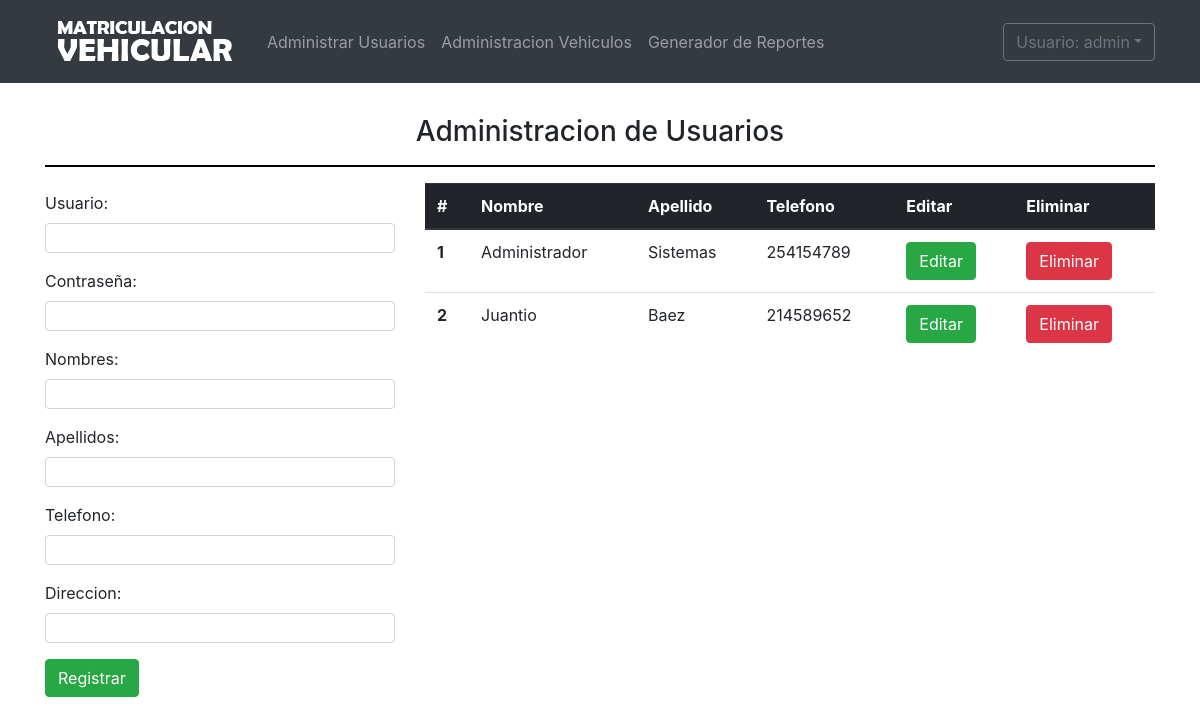
/Sistema/vistas/Usuarios.php (signed in), run on the app's committed database.
### tables this page shows
CREATE TABLE `usuarios` (
  `id_usuario` int(11) NOT NULL AUTO_INCREMENT,
  `user` varchar(100) NOT NULL,
  `pass` varchar(100) NOT NULL,
  `nombres` varchar(100) NOT NULL,
  `apellidos` varchar(100) NOT NULL,
  `telefono` int(11) NOT NULL,
  `direccion` varchar(100) NOT NULL,
  PRIMARY KEY (`id_usuario`)
);

### Sistema/vistas/Usuarios.php (the view, shortened to what this page needs)
<?php
  require_once 'nav-bar.php';
  require_once '../clases/conexion.php';
  if(isset($_SESSION['user']))
  {
?>
<!DOCTYPE html>
<html lang="es" dir="ltr">
  <head>
  </head>
  <body>
    <div class="container cont-main">
      <div class="cont-t">
        <h3>Administracion de Usuarios</h3>
        <hr>
      </div>
      <div class="row">
        <div class="col-md-4">
          <form action="" method="POST">
            <div class="form-group">
              <label for="email">Usuario:</label>
              <input type="text" name="user" class="form-control" id="email">
            </div>
            <div class="form-group">
              <label for="pwd">Contraseña:</label>
              <input type="password" name="pass" class="form-control" id="pwd">
            </div>
            <div class="form-group">
              <label for="pwd">Nombres:</label>
              <input type="text" name="nom" class="form-control" id="pwd">
            </div>
            <div class="form-group">
              <label for="pwd">Apellidos:</label>
              <input type="text" name="ape" class="form-control" id="pwd">
            </div>
            <div class="form-group">
              <label for="pwd">Telefono:</label>
              <input type="text" name="tel" class="form-control" id="pwd">
            </div>
            <div class="form-group">
              <label for="pwd">Direccion:</label>
              <input type="text" name="dir" class="form-control" id="pwd">
            </div>
            <button type="submit" name="reg" class="btn btn-success">Registrar</button>
          </form>
        </div>
        <div class="col-md-8">
          <table class="table">
            <thead class="thead-dark">
              <tr>
                <th scope="col">#</th>
                <th scope="col">Nombre</th>
                <th scope="col">Apellido</th>
                <th scope="col">Telefono</th>
                <th scope="col">Editar</th>
                <th scope="col">Eliminar</th>
              </tr>
            </thead>
            <tbody>
              <?php
                $sql = mysqli_query($con, "SELECT * FROM usuarios");
                $result = mysqli_num_rows($sql);
                if($result >= 0)
                {
                  while ($data = mysqli_fetch_array($sql))
                  {
                    $datos = $data['id_usuario']."||".$data['nombres']."||".$data['apellidos']."||".$data['telefono']."||".$data['direccion'];
              ?>
                    <tr>
                      <th scope="row"><?php echo $data['id_usuario']; ?></th>
                      <td><?php echo $data['nombres']; ?></td>
                      <td><?php echo $data['apellidos']; ?></td>
                      <td><?php echo $data['telefono']; ?></td>
                      <td><button type="button"class="btn btn-success" data-toggle="modal" data-target="#editar-datos" onclick="cargarDatos('<?php echo $datos; ?>')">Editar</button></td>
                      <td><button type="button" class="btn btn-danger" data-toggle="modal" onclick="DeleteMessage('<?php echo $data[0]; ?>')">Eliminar</button></td>
                    </tr>
              <?php
                  }
                }
              ?>
            </tbody>
          </table>
        </div>
      </div>
    </div>
  </body>
</html>
<?php
 }
 else
 {
   header('Location: ../index.php');
 }
?>

### Sistema/css/master.css (style rules this page uses)
.cont-main { margin-top: 115px; }
.cont-t { text-align: center; }
.cont-t hr { border: 1px solid black; }
.form-control { height: 30px !important; }

### data on the page
usuarios: id_usuario "1", nombres "Administrador", apellidos "Sistemas", telefono "254154789"
usuarios: id_usuario "2", nombres "Juantio", apellidos "Baez", telefono "214589652"

### other printed values
$_SESSION['user'] "admin"
